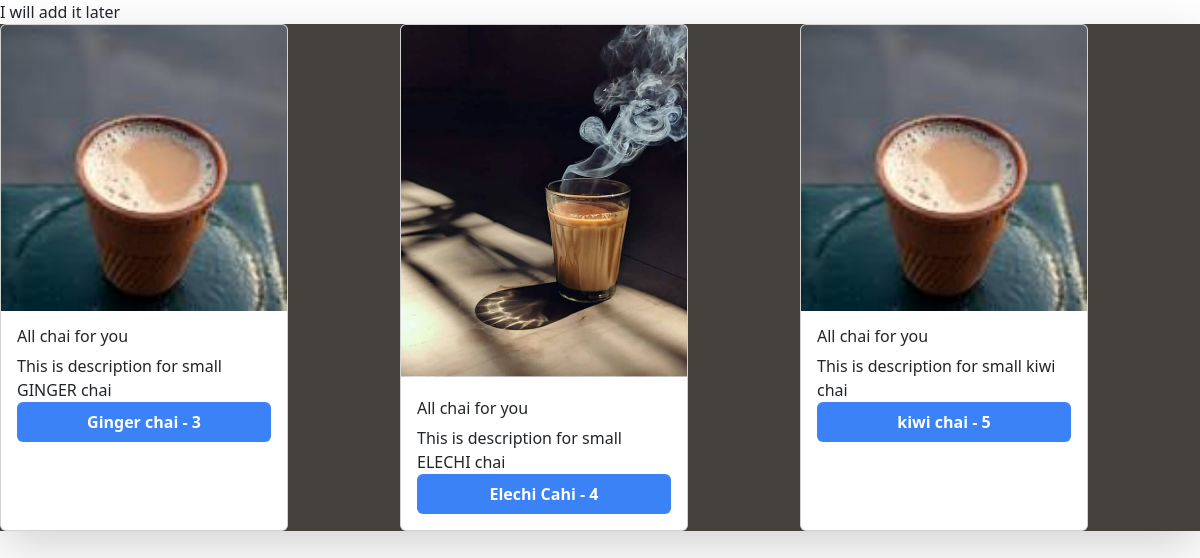
The app's page /chai/ with its own data.
### chai/models.py (models this page shows, shortened)
class ChaiVariety(models.Model):
    CHAI_TYPE_CHOICES = [
        ('ML','MASALA'),
        ('GR','GINGER'),
        ('KL','KIWI'),
        ('PL','PLAIN'),
        ('EL','ELACHI')
    ]
    name = models.CharField(max_length=100)
    image = models.ImageField(upload_to =("chais/"))
    date_added = models.DateTimeField(default = timezone.now)
    type = models.CharField(max_length=2, choices=CHAI_TYPE_CHOICES, default='ML')
    description = models.TextField(default='')

### chai/views.py (the view)
# urls.py: path('', views.all_chai, name='all_chai'),
def all_chai(request):
    chais = ChaiVariety.objects.all()
    return render(request, 'chai/all_chai.html',{'chais': chais})

### chai/templates/chai/all_chai.html (shortened to what this page needs)
{% extends "common.html" %}
{% block content %}
<div class="grid grid-cols-3 shadow-lg bg-stone-700	text-decoration-color: #18181b text-4xl;
">
{% for chai in chais %}
      <div class="card" style="width: 18rem">
        <img
          src="{{ chai.image.url }}"
          class="card-img-top"
          alt="{{ chai.name }}"
        />
        <div class="card-body">
          <h5 class="card-title">All chai for you</h5>
          <p class="card-text">{{chai.description}}</p>
          <a href="{% url 'chai_detail' chai.id %}" >
            <button class="bg-blue-500 hover:bg-blue-700 text-white font-bold py-2 px-4 rounded w-[100%]">
            {{chai.name}} - {{chai.id}}
            </button>
          </a>
        </div>
      </div>
      {% endfor %}
</div>
{% endblock %}

### templates/common.html (shortened to what this page needs)
{% load static tailwind_tags %}
{% load static %}
<!DOCTYPE html>
<html lang="en">
<head>
  <link rel="stylesheet" href="{% static 'css/index.css' %}">
  <link href="https://cdn.jsdelivr.net/npm/bootstrap@5.3.3/dist/css/bootstrap.min.css" rel="stylesheet">
  {% tailwind_css %}
</head>
<body>
  <nav>I will add it later</nav>
  {% block content %}
  {% endblock %}
</body>
</html>

### static/css/index.css (style rules this page uses)
body { background-color:#ca7474; font-family: Arial, sans-serif; color: #fff; }

### records on screen
ChaiVariety: image (picture), description "This is description for small GINGER chai", name "Ginger chai", id "3"
ChaiVariety: image (picture), description "This is description for small ELECHI chai", name "Elechi Cahi", id "4"
ChaiVariety: image (picture), description "This is description for small kiwi chai", name "kiwi chai", id "5"
